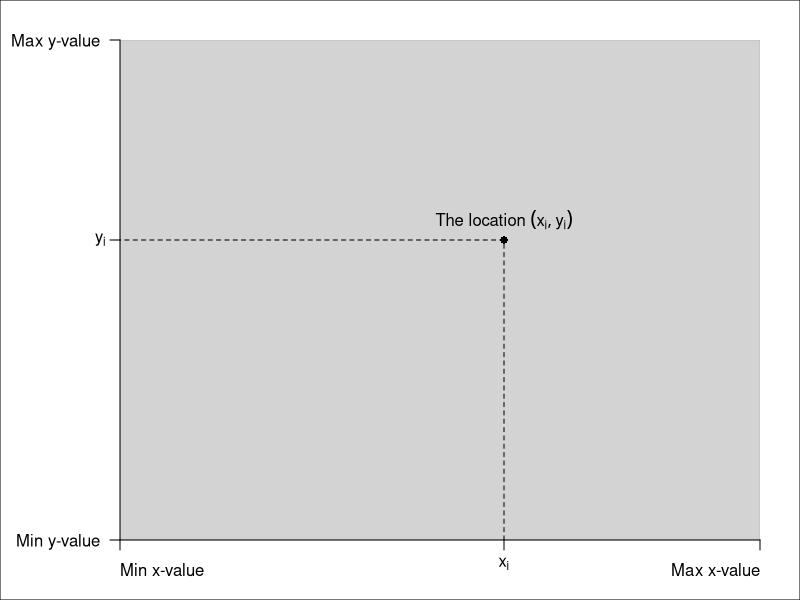

Generate this figure with R:
par(mar=c(3, 6, 2, 2), xaxs="i", yaxs="i", xpd=FALSE, las=1)
    plot(c(0, 1), c(0, 1), type="n", ann=FALSE, axes=FALSE)
    box("figure")
    rect(0, 0, 1, 1, col="light gray", border="gray")
    axis(1, at=c(0, 1), c("", ""))
    mtext("Min x-value", side=1, adj=0, line=1)
    mtext("Max x-value", side=1, adj=1, line=1)
    axis(2, at=c(0, 1), c("", ""))
    mtext("Min y-value", side=2, at=0, adj=1, line=1)
    mtext("Max y-value", side=2, at=1, adj=1, line=1)
    lines(c(.6, .6, 0), c(0, .6, .6), lty="dashed")
    text(.6, .6, expression(paste("The location ", 
            group("(",list(x[i], y[i]),")"))), pos=3)
    points(.6, .6, pch=16)
    axis(1, at=.6, "")
    mtext(expression(x[i]), side=1, at=.6, line=.7)
    axis(2, at=.6, "")
    mtext(expression(y[i]), side=2, at=.6, line=.7)
        
